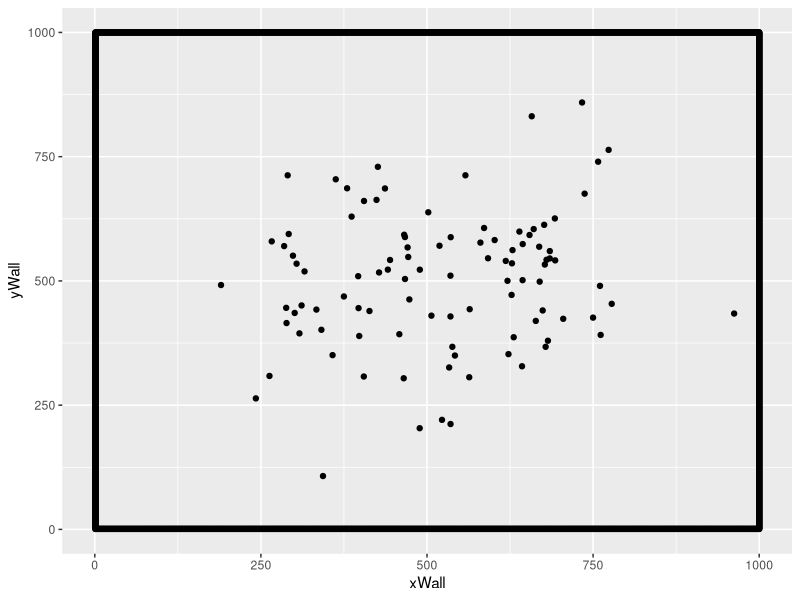
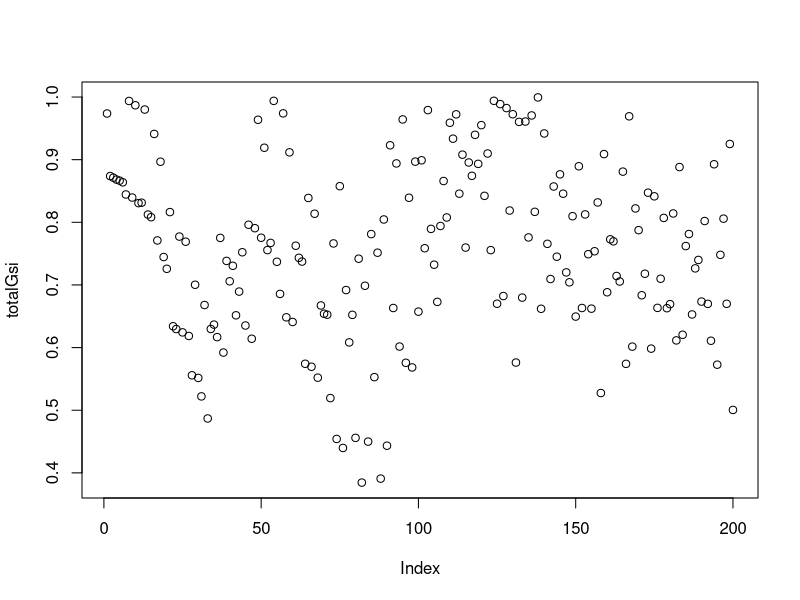
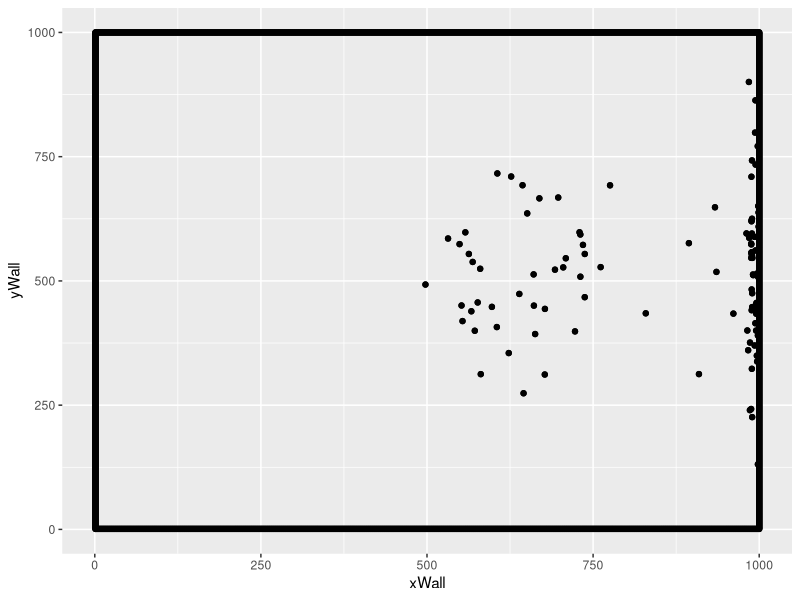

These charts were generated, in order, by the following R code:

# The following is a 2D variant of the Reynolds Boid model.
# LIBRARIES:
library(ggplot2)

# ARENA PARAMETERS:
# Set if equal height and width
size <- 1000.0

centerCor <- rep(size/2,2)

xVal <- size
yVal <- size


# Set swarm parameters.
nIndividuals <- 100 
swarmCohesion <- 0.5
swarmAvoidance <- 0.5
baseMovementRate <- 4
densitySensitivity <- 75
spatialDistribution <- 100
thetaDistribution <- 50
step.iterations <- 200

# Create the arena using the arena.data frame.
create.arena <- function(xLength, yLength) {
  xLimit <- xLength 
  yLimit <- yLength
  
  arena.Data <<- data.frame(
    yWall = rep(1,yLimit),
    xWall = c(1:xLimit),
    xNorthWall = c(1:xLimit),
    yNorthWall = rep(yLimit,yLimit)
  )

  # Creating Arena Borders
  arena <- ggplot(data = arena.Data, aes(x=xWall,y=yWall))
  arena <- arena + geom_point() +  ylim(1,yLimit) + xlim(1,xLimit) + geom_point(aes(xNorthWall,yNorthWall)) + geom_point(aes(rep(1,xLimit),c(1:yLimit))) + geom_point(aes(rep(xLimit,xLimit),c(1:yLimit)))

  return(arena)
}
arenaSim <- create.arena(xVal, yVal)

# Initialize the swarm population using mean values.
initialize.swarm <- function(cohesion, avoidance, spatial.distribution.factor, theta.distribution.factor ,coordinateLocation) {
    arena.Data$index <<- c(1:nIndividuals)
    arena.Data$swarm.cohesion <<- rep(swarmCohesion,nIndividuals)
    arena.Data$swarm.avoidance <<- rep(swarmAvoidance,nIndividuals)
    arena.Data$xPosition <<- rep(NA, xVal)
    arena.Data$yPosition <<- rep(NA, yVal)
    arena.Data$theta <<- rep(NA, xVal)
  
  for(var in 1:nIndividuals) {
    arena.Data$xPosition[var] <<- rnorm(1, mean=coordinateLocation[1], sd=spatial.distribution.factor + 50)
    arena.Data$yPosition[var] <<- rnorm(1, mean=coordinateLocation[2], sd=spatial.distribution.factor + 50)
    arena.Data$theta[var] <<- rnorm(1, mean = 180, sd= theta.distribution.factor + 5)
  }
}

# Display the swarm in the 2D arena.
initialize.swarm(swarmCohesion, swarmAvoidance, spatialDistribution, thetaDistribution, centerCor)

# Function that updates the current arena with the swarm's current location.
display.swarm <- function() {
  return(arenaSim + geom_point(aes(arena.Data$xPosition, arena.Data$yPosition)))
}

arenaSim <- display.swarm()
arenaSim


# Function to determine an individual's sensed density values.
determine.density <- function(senseHeight, senseWidth, locationX, locationY, thetaGiven) {

  nTotalPositions <- ((senseHeight * senseWidth) * 4)

  startX <- locationX - senseWidth
  # print(paste("Start x: ", startX))

  endX <- locationX + senseWidth
  # print(paste("End x: ", endX))

  startY <- locationY - senseHeight
  endY <- locationY + senseHeight

  numberOfIndividualsPresent <- 0


  count <- 1

  checkCount <- 1

  tempLocalThetas <- c()


  for(indOne in 1:nIndividuals) {

    if((arena.Data$xPosition[count] <= endX) && (arena.Data$xPosition[count] >= startX)) {

      # print(paste("xposition: ", arena.Data$xPosition[count]))

      if((arena.Data$yPosition[count] <= endY) && (arena.Data$yPosition[count] >= startY)) {
        numberOfIndividualsPresent <- numberOfIndividualsPresent + 1
      

        tempLocalThetas[checkCount] <- arena.Data$theta[count]
        checkCount <- checkCount + 1
      }
    }

    count <- count + 1
  }



  finalDensity <- ((numberOfIndividualsPresent / nTotalPositions)  + (numberOfIndividualsPresent/nIndividuals))

  # print(tempLocalThetas)

  if(length(tempLocalThetas) > 0) {
    averageTheta <- mean(tempLocalThetas)
    } else {
    averageTheta <- arena.Data$theta[thetaGiven]
  }
 
  

  returnList <- c(finalDensity, averageTheta)
  return(returnList)

}

# Determines the density value for each agent in the swarm.
find.Neighbors <- function() {
  count <- 1
  for (var in 1:nIndividuals) {
    result <- determine.density(densitySensitivity,densitySensitivity,arena.Data$xPosition[count], arena.Data$yPosition[count], arena.Data$theta[count])
    # print(result)
    arena.Data$Density[count] <<- result[1] 
    arena.Data$avgLocalTheta[count] <<- result[2]
    count <- count + 1
  }
}
find.Neighbors()

densityTotal <- 0
tempDensityArray <- c()

for(var in 1:nIndividuals) {
  densityTotal <- densityTotal + arena.Data$Density[var] 
  tempDensityArray[var] <- arena.Data$Density[var] 
}

meanDensity <- (densityTotal / nIndividuals) 
sdDensity <- (sd(tempDensityArray)) 

# Function used to determine how far from the mean an individuals density score is.
sdDistance <- function(value, mean, sd) {
  temp <- abs(mean - value) %/% sd
  return(temp)
}

# Assign individual density values.
determine.density.distance <- function(mean, sd) {
 for (var in 1:nIndividuals){
   arena.Data$DensityDistance[var] <<- sdDistance(arena.Data$Density[var], mean, sd)
 }
}

determine.density.distance(meanDensity, sdDensity)

# Function for converting degrees to radians, used in computing the new X,Y coor for each agent.
degreeToRadians <- function(angle) {
  return(pi * angle / 180);
} 


# HEATMAP GENERATION
# Assign a value to a location given how far away it is from a given center point. The farther the smaller the value.
assign.location.value <- function(center, currentLocation, distribution.type) {
  rowDiff <- abs(center[1] - currentLocation[1])
  columnDiff <- abs(center[2] - currentLocation[2])
  totalDifference <- rowDiff + columnDiff
  scaledDifference <- 1 - (distribution.type(totalDifference)/distribution.type(center[1] * 2))
  return(scaledDifference)
}
# Distribution of values around the center of the arena.
value.distribution <- function(x) {
  return(x^2)
}
# Generate heat map 
create.heatmap <- function(arena.length, arena.width) {
  centerArena <- c(arena.length/2, arena.width/2)
  arena.heat.map <- matrix(nrow = arena.length, ncol = arena.width)
  for(i in 1:arena.length) {
    for(j in 1:arena.width) {
      currentIndex <- c(i,j)
      arena.heat.map[i,j] <- assign.location.value(centerArena, currentIndex, value.distribution)
    }
  }
  return(arena.heat.map)
}
# heat.map <- create.heatmap(xVal,yVal)

# Visualize the heat map
# image(heat.map)

# GSI: group stability index
compute.cart.distance  <- function(x1,x2,y1,y2) {
  return(sqrt(((x1-x2)^2) + ((y1-y2)^2)) )
}


calculate.group.distance <- function() {

  groupedDistance <- 0

  for(var in 1:nIndividuals) {
    for(varTwo in 1:nIndividuals) {

       dist <- compute.cart.distance(arena.Data$xPosition[var], arena.Data$xPosition[varTwo], arena.Data$yPosition[var], arena.Data$yPosition[varTwo])

       groupedDistance <- groupedDistance + dist
    }
  }

  return(groupedDistance)
}

calculate.gsi <- function(groupedDistancePrev, groupedDistanceNext) {

  finalGsi <- 1 - (((abs(groupedDistancePrev - groupedDistanceNext)) / 4 ) / (nIndividuals*(nIndividuals-1)/2))

  return(finalGsi)
}



return.new.theta <- function(avgTheta) {


  result <- rnorm(1, avgTheta, 1)

  if (result > 360.0) {
    result <- 359
  } else if (result < 0.0) {
    result <- 1
  }

  return(result)

}


determine.angle.center <- function(var) {

  xCenter <- centerCor[1]
  yCenter <- centerCor[2]

  xInd <- arena.Data$xPosition[var]
  yInd <- arena.Data$yPosition[var]

  m <- ( yInd - yCenter ) / ( xInd - xCenter)

  thetaToCenter <- atan(m) 

  return(thetaToCenter)

}



# Computes the next x,y coor for var individual in the swarm based on its density reading.
compute.nextPos <- function(var, simulation) {

  if (simulation == "reynoldsOriginal") {

    if ((arena.Data$DensityDistance[var]) == 0) {
        movementRate <- baseMovementRate/3
    } else if (arena.Data$DensityDistance[var] == 1) {
        movementRate <- baseMovementRate
    } else if (arena.Data$DensityDistance[var] == 2) {
        movementRate <- baseMovementRate + 2
    } else { 
        movementRate <- baseMovementRate + 4
    }

    newTheta = return.new.theta(arena.Data$avgLocalTheta[var])
     
    newX = arena.Data$xPosition[var] + (movementRate * cos(degreeToRadians(arena.Data$theta[var])))
    newY = arena.Data$yPosition[var] + (movementRate * sin(degreeToRadians(arena.Data$theta[var])))


    ## Collision with walls
    if((newX >= size) || (newX <= 0)) {
      arena.Data$theta[var] <<- abs(180 - arena.Data$theta[var]) 
      newX = arena.Data$xPosition[var] + (movementRate * cos(degreeToRadians(arena.Data$theta[var])))
    } else {
      newX = arena.Data$xPosition[var] + (movementRate * cos(degreeToRadians(arena.Data$theta[var])))
    } 
  
    if((newY >= size) || (newY <= 0)) {
      arena.Data$theta[var] <<- abs(180 - arena.Data$theta[var]) 
      newY = arena.Data$yPosition[var] + (movementRate * sin(degreeToRadians(arena.Data$theta[var])))
    } else {
      newY = arena.Data$yPosition[var] + (movementRate * sin(degreeToRadians(arena.Data$theta[var])))
    }    

    nextPos <- c(newX, newY, newTheta)


  } else if (simulation == "reynoldsAsocial") {

    xloc <- arena.Data$xPosition[var]
    ylox <- arena.Data$yPosition[var]


    newTheta <- return.new.theta(determine.angle.center(var))

    # Distance from center of the arena determines movement rate.
    distCenter <-  compute.cart.distance(arena.Data$xPosition[var], size/2, arena.Data$yPosition[var], size/2)

    if (distCenter < size/4) {
        movementRate <- baseMovementRate/3
    } else if (distCenter > size/4 && distCenter < size/3) {
        movementRate <- baseMovementRate
    } else if (distCenter > size/3 && distCenter < size/2) {
        movementRate <- baseMovementRate + 2
    } else {
        movementRate <- baseMovementRate + 6
    }
     
    newX = arena.Data$xPosition[var] + (movementRate * cos(degreeToRadians(arena.Data$theta[var])))
    newY = arena.Data$yPosition[var] + (movementRate * sin(degreeToRadians(arena.Data$theta[var])))


    ## Collision with walls
    if((newX >= size) || (newX <= 0)) {
      arena.Data$theta[var] <<- abs(180 - arena.Data$theta[var]) 
      newX = arena.Data$xPosition[var] + (movementRate * cos(degreeToRadians(arena.Data$theta[var])))
    } else {
      newX = arena.Data$xPosition[var] + (movementRate * cos(degreeToRadians(arena.Data$theta[var])))
    } 
    ## Collision with walls
    if((newY >= size) || (newY <= 0)) {
      arena.Data$theta[var] <<- abs(180 - arena.Data$theta[var]) 
      newY = arena.Data$yPosition[var] + (movementRate * sin(degreeToRadians(arena.Data$theta[var])))
    } else {
      newY = arena.Data$yPosition[var] + (movementRate * sin(degreeToRadians(arena.Data$theta[var])))
    }    

    nextPos <- c(newX, newY, newTheta)

    #default to the original Reynolds model
  } 

  return(nextPos)

}


 
# moves each agent in the swarm a fixed distance in a direction based on its theta.
step.swarm <- function(typeSimulation) {

  previousDistTotal <- calculate.group.distance()
  
  for (ind in 1:nIndividuals) {
    # Computes tehe next x,y position for the current individual.

    result <- compute.nextPos(ind, typeSimulation) 
    arena.Data$xPosition[ind] <<- result[1]
    arena.Data$yPosition[ind] <<- result[2]
    arena.Data$theta[ind] <<- result[3]
  }

  nextDistTotal <- calculate.group.distance()

  # Recalculate the sensed denisty value for each agent.
  find.Neighbors()

  # Process density data.
  densityTotal <- 0
  tempDensityArray <- c()

  for(var in 1:nIndividuals) {
    densityTotal <- densityTotal + arena.Data$Density[var] 
    tempDensityArray[var] <- arena.Data$Density[var] 
  }

  meanDensity <- (densityTotal / nIndividuals) 
  sdDensity <- (sd(tempDensityArray)) 
  
  # Assign a density distance to each individual.
  determine.density.distance(meanDensity, sdDensity)

  return(calculate.gsi(previousDistTotal, nextDistTotal))
}


# runs the simulation provided what time of reynolds model you want to run.
run.simulation <- function(typeSim) {
  gsiLog <- c()

  for(run in 1:step.iterations) {
    gsiLog[run] <- step.swarm(typeSim)
  }

  return(gsiLog)
}

totalGsi <- run.simulation("reynoldsAsocial")

plot(totalGsi)

# Display the swarm after running simulation.
arenaSim <- display.swarm()
arenaSim
